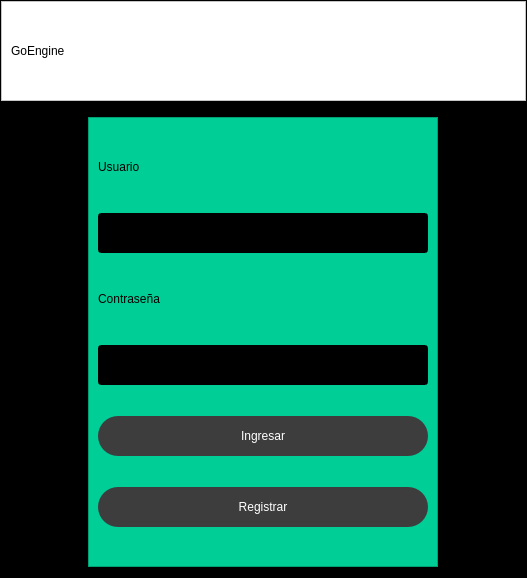
<?xml version="1.0" encoding="UTF-8"?>
<ui version="4.0">
 <class>MainWindow</class>
 <widget class="QMainWindow" name="MainWindow">
  <property name="geometry">
   <rect>
    <x>0</x>
    <y>0</y>
    <width>527</width>
    <height>578</height>
   </rect>
  </property>
  <property name="windowTitle">
   <string>MainWindow</string>
  </property>
  <widget class="QWidget" name="centralwidget">
   <layout class="QHBoxLayout" name="horizontalLayout_14">
    <property name="leftMargin">
     <number>0</number>
    </property>
    <property name="topMargin">
     <number>0</number>
    </property>
    <property name="rightMargin">
     <number>0</number>
    </property>
    <property name="bottomMargin">
     <number>0</number>
    </property>
    <item>
     <widget class="QFrame" name="frame">
      <property name="styleSheet">
       <string notr="true">background-color: rgb(0, 0, 0);</string>
      </property>
      <property name="frameShape">
       <enum>QFrame::StyledPanel</enum>
      </property>
      <property name="frameShadow">
       <enum>QFrame::Raised</enum>
      </property>
      <layout class="QVBoxLayout" name="verticalLayout_2" stretch="1,8">
       <property name="leftMargin">
        <number>0</number>
       </property>
       <property name="topMargin">
        <number>0</number>
       </property>
       <property name="rightMargin">
        <number>0</number>
       </property>
       <property name="bottomMargin">
        <number>0</number>
       </property>
       <item>
        <widget class="QFrame" name="frame_superior">
         <property name="sizePolicy">
          <sizepolicy hsizetype="Preferred" vsizetype="Fixed">
           <horstretch>0</horstretch>
           <verstretch>0</verstretch>
          </sizepolicy>
         </property>
         <property name="minimumSize">
          <size>
           <width>0</width>
           <height>100</height>
          </size>
         </property>
         <property name="styleSheet">
          <string notr="true">QFrame{
	font: 30pt &quot;Bauhaus 93&quot;;
	background-color: rgb(255, 255, 255);
}
QPushButton{
	background-color: #000000ff;
	border-radius:20px;
}
QPushButton:hover{
	background-color: rgb(61, 61, 61);
	border-radius:20px;
}
</string>
         </property>
         <property name="frameShape">
          <enum>QFrame::StyledPanel</enum>
         </property>
         <property name="frameShadow">
          <enum>QFrame::Raised</enum>
         </property>
         <layout class="QHBoxLayout" name="horizontalLayout">
          <item>
           <widget class="QLabel" name="label_4">
            <property name="text">
             <string>GoEngine</string>
            </property>
           </widget>
          </item>
          <item>
           <spacer name="horizontalSpacer">
            <property name="orientation">
             <enum>Qt::Horizontal</enum>
            </property>
            <property name="sizeHint" stdset="0">
             <size>
              <width>457</width>
              <height>20</height>
             </size>
            </property>
           </spacer>
          </item>
          <item>
           <widget class="QPushButton" name="bt_minimizar">
            <property name="text">
             <string/>
            </property>
            <property name="icon">
             <iconset>
              <normaloff>extender.png</normaloff>extender.png</iconset>
            </property>
            <property name="iconSize">
             <size>
              <width>38</width>
              <height>38</height>
             </size>
            </property>
           </widget>
          </item>
          <item>
           <widget class="QPushButton" name="bt_colapsar">
            <property name="text">
             <string/>
            </property>
            <property name="icon">
             <iconset>
              <normaloff>contraer.png</normaloff>contraer.png</iconset>
            </property>
            <property name="iconSize">
             <size>
              <width>38</width>
              <height>38</height>
             </size>
            </property>
           </widget>
          </item>
          <item>
           <widget class="QPushButton" name="bt_cerrar">
            <property name="text">
             <string/>
            </property>
            <property name="icon">
             <iconset>
              <normaloff>cerrar.png</normaloff>cerrar.png</iconset>
            </property>
            <property name="iconSize">
             <size>
              <width>38</width>
              <height>38</height>
             </size>
            </property>
           </widget>
          </item>
         </layout>
        </widget>
       </item>
       <item>
        <widget class="QFrame" name="frame_contenido">
         <property name="frameShape">
          <enum>QFrame::StyledPanel</enum>
         </property>
         <property name="frameShadow">
          <enum>QFrame::Raised</enum>
         </property>
         <layout class="QHBoxLayout" name="horizontalLayout_2">
          <item>
           <widget class="QFrame" name="frame_menu">
            <property name="sizePolicy">
             <sizepolicy hsizetype="Preferred" vsizetype="Fixed">
              <horstretch>45</horstretch>
              <verstretch>45</verstretch>
             </sizepolicy>
            </property>
            <property name="minimumSize">
             <size>
              <width>350</width>
              <height>450</height>
             </size>
            </property>
            <property name="maximumSize">
             <size>
              <width>0</width>
              <height>16777215</height>
             </size>
            </property>
            <property name="styleSheet">
             <string notr="true">QFrame{
	
	font: 22pt &quot;Niagara Engraved&quot;;
	background-color: rgb(0, 206, 151);
}
QPushButton{
	background-color: rgb(61, 61, 61);
	border-radius:20px;
	color: rgb(255, 255, 255);
	font: 77 12pt &quot;Arial Black&quot;;
}
QPushButton:hover{
	background-color:white;
	border-top-left-radius:20px;
	border-bottom-left-radius:20px;
	color: rgb(0,0,0);
	font: 77 12pt &quot;Arial Black&quot;;
}
</string>
            </property>
            <property name="frameShape">
             <enum>QFrame::StyledPanel</enum>
            </property>
            <property name="frameShadow">
             <enum>QFrame::Raised</enum>
            </property>
            <layout class="QVBoxLayout" name="verticalLayout">
             <item>
              <widget class="QLabel" name="label">
               <property name="sizePolicy">
                <sizepolicy hsizetype="Expanding" vsizetype="Fixed">
                 <horstretch>0</horstretch>
                 <verstretch>0</verstretch>
                </sizepolicy>
               </property>
               <property name="minimumSize">
                <size>
                 <width>40</width>
                 <height>30</height>
                </size>
               </property>
               <property name="text">
                <string>Usuario</string>
               </property>
              </widget>
             </item>
             <item>
              <widget class="QLineEdit" name="txb_usuario">
               <property name="minimumSize">
                <size>
                 <width>40</width>
                 <height>40</height>
                </size>
               </property>
              </widget>
             </item>
             <item>
              <widget class="QLabel" name="label_2">
               <property name="sizePolicy">
                <sizepolicy hsizetype="Expanding" vsizetype="Fixed">
                 <horstretch>0</horstretch>
                 <verstretch>0</verstretch>
                </sizepolicy>
               </property>
               <property name="minimumSize">
                <size>
                 <width>40</width>
                 <height>30</height>
                </size>
               </property>
               <property name="text">
                <string>Contraseña</string>
               </property>
              </widget>
             </item>
             <item>
              <widget class="QLineEdit" name="txb_contra">
               <property name="minimumSize">
                <size>
                 <width>40</width>
                 <height>40</height>
                </size>
               </property>
              </widget>
             </item>
             <item>
              <widget class="QPushButton" name="bt_ingresar">
               <property name="minimumSize">
                <size>
                 <width>0</width>
                 <height>40</height>
                </size>
               </property>
               <property name="text">
                <string>Ingresar</string>
               </property>
               <property name="iconSize">
                <size>
                 <width>30</width>
                 <height>30</height>
                </size>
               </property>
              </widget>
             </item>
             <item>
              <widget class="QPushButton" name="bt_registrar">
               <property name="minimumSize">
                <size>
                 <width>0</width>
                 <height>40</height>
                </size>
               </property>
               <property name="text">
                <string>Registrar</string>
               </property>
               <property name="iconSize">
                <size>
                 <width>30</width>
                 <height>30</height>
                </size>
               </property>
              </widget>
             </item>
            </layout>
           </widget>
          </item>
         </layout>
        </widget>
       </item>
      </layout>
     </widget>
    </item>
   </layout>
  </widget>
 </widget>
 <resources/>
 <connections/>
</ui>
